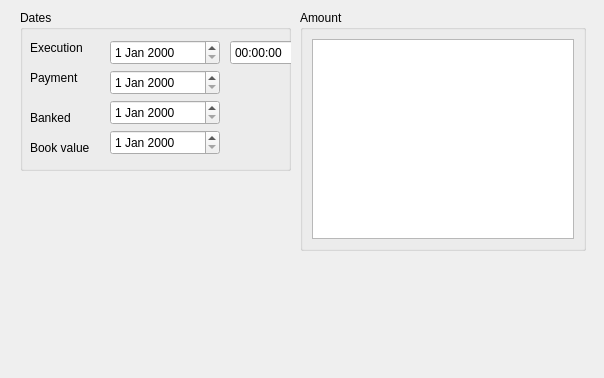
<?xml version="1.0" encoding="UTF-8"?>
<ui version="4.0">
 <class>ReceiptViewer</class>
 <widget class="QWidget" name="ReceiptViewer">
  <property name="geometry">
   <rect>
    <x>0</x>
    <y>0</y>
    <width>604</width>
    <height>378</height>
   </rect>
  </property>
  <property name="windowTitle">
   <string>Form</string>
  </property>
  <widget class="QGroupBox" name="dateGroup">
   <property name="geometry">
    <rect>
     <x>20</x>
     <y>10</y>
     <width>271</width>
     <height>161</height>
    </rect>
   </property>
   <property name="title">
    <string>Dates</string>
   </property>
   <widget class="QLabel" name="label">
    <property name="geometry">
     <rect>
      <x>10</x>
      <y>30</y>
      <width>81</width>
      <height>16</height>
     </rect>
    </property>
    <property name="text">
     <string>Execution</string>
    </property>
   </widget>
   <widget class="QLabel" name="label_2">
    <property name="geometry">
     <rect>
      <x>10</x>
      <y>60</y>
      <width>62</width>
      <height>16</height>
     </rect>
    </property>
    <property name="text">
     <string>Payment</string>
    </property>
   </widget>
   <widget class="QDateEdit" name="dateExecution">
    <property name="geometry">
     <rect>
      <x>90</x>
      <y>30</y>
      <width>110</width>
      <height>25</height>
     </rect>
    </property>
   </widget>
   <widget class="QTimeEdit" name="timeEdit">
    <property name="geometry">
     <rect>
      <x>210</x>
      <y>30</y>
      <width>118</width>
      <height>25</height>
     </rect>
    </property>
   </widget>
   <widget class="QDateEdit" name="datePayment">
    <property name="geometry">
     <rect>
      <x>90</x>
      <y>60</y>
      <width>110</width>
      <height>25</height>
     </rect>
    </property>
   </widget>
   <widget class="QLabel" name="label_3">
    <property name="geometry">
     <rect>
      <x>10</x>
      <y>100</y>
      <width>62</width>
      <height>16</height>
     </rect>
    </property>
    <property name="text">
     <string>Banked</string>
    </property>
   </widget>
   <widget class="QDateEdit" name="dateBanked">
    <property name="geometry">
     <rect>
      <x>90</x>
      <y>90</y>
      <width>110</width>
      <height>25</height>
     </rect>
    </property>
   </widget>
   <widget class="QLabel" name="label_4">
    <property name="geometry">
     <rect>
      <x>10</x>
      <y>130</y>
      <width>81</width>
      <height>16</height>
     </rect>
    </property>
    <property name="text">
     <string>Book value</string>
    </property>
   </widget>
   <widget class="QDateEdit" name="dateBook">
    <property name="geometry">
     <rect>
      <x>90</x>
      <y>120</y>
      <width>110</width>
      <height>25</height>
     </rect>
    </property>
   </widget>
  </widget>
  <widget class="QGroupBox" name="amoutsGroup">
   <property name="geometry">
    <rect>
     <x>300</x>
     <y>10</y>
     <width>286</width>
     <height>241</height>
    </rect>
   </property>
   <property name="title">
    <string>Amount</string>
   </property>
   <layout class="QGridLayout" name="gridLayout">
    <item row="0" column="0">
     <widget class="QTableView" name="amountsView">
      <property name="editTriggers">
       <set>QAbstractItemView::AllEditTriggers</set>
      </property>
      <attribute name="horizontalHeaderStretchLastSection">
       <bool>true</bool>
      </attribute>
      <attribute name="verticalHeaderStretchLastSection">
       <bool>true</bool>
      </attribute>
     </widget>
    </item>
   </layout>
  </widget>
 </widget>
 <resources/>
 <connections/>
</ui>
